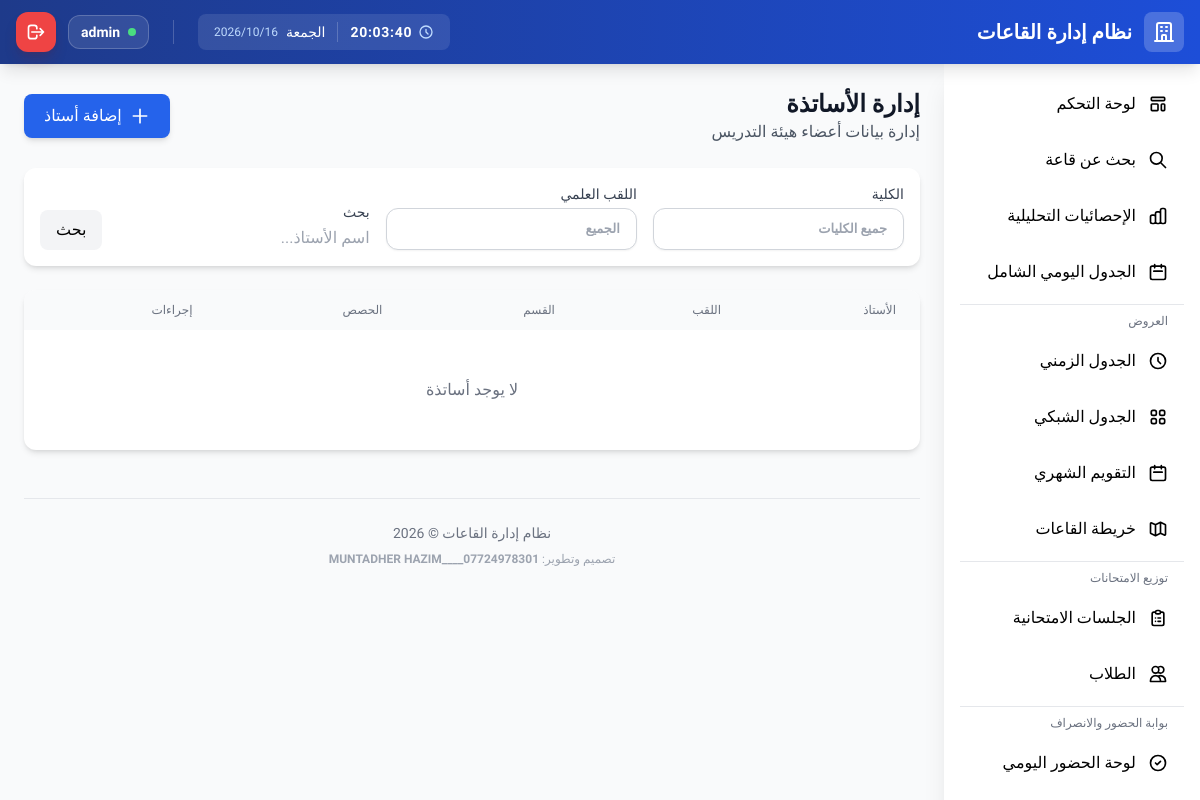
Before: /instructors/ (signed in) with the older database file.
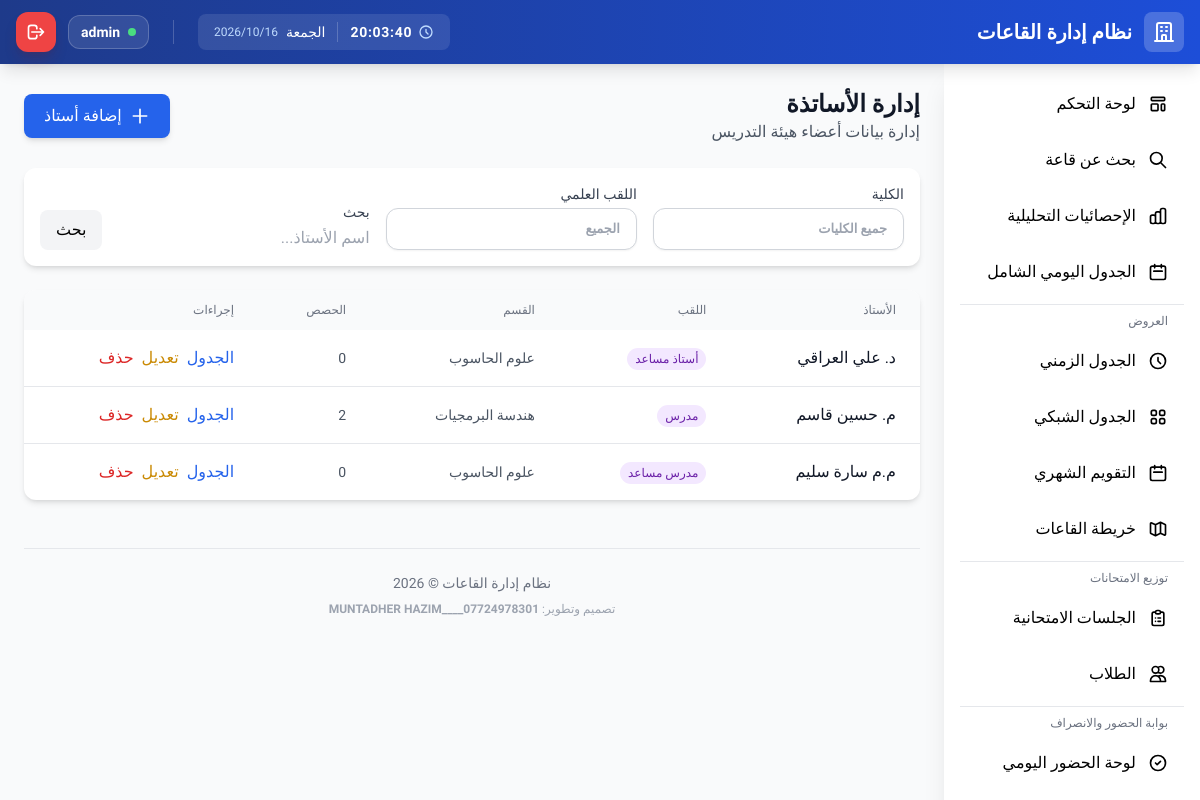
After: the same page with the newer database file.
### apps/instructors/models.py (models this page shows, shortened)
class Instructor(models.Model):
    ACADEMIC_TITLES = [
        ('أستاذ', 'أستاذ'),
        ('أستاذ_مساعد', 'أستاذ مساعد'),
        ('مدرس', 'مدرس'),
        ('مدرس_مساعد', 'مدرس مساعد'),
        ('معيد', 'معيد'),
    ]
    name = models.CharField(max_length=200, unique=True, verbose_name='اسم الأستاذ')
    academic_title = models.CharField(
        max_length=50,
        choices=ACADEMIC_TITLES,
        default='مدرس',
        verbose_name='اللقب العلمي'
    )
    department = models.ForeignKey(
        Department,
        on_delete=models.CASCADE,
        related_name='instructors',
        verbose_name='القسم'
    )
    email = models.EmailField(blank=True, verbose_name='البريد الإلكتروني')
    phone = models.CharField(max_length=20, blank=True, verbose_name='رقم الهاتف')
    specialization = models.CharField(max_length=200, blank=True, verbose_name='التخصص')
    notes = models.TextField(blank=True, verbose_name='ملاحظات')
    is_active = models.BooleanField(default=True, verbose_name='فعال')
    created_at = models.DateTimeField(auto_now_add=True, verbose_name='تاريخ الإنشاء')
    updated_at = models.DateTimeField(auto_now=True, verbose_name='تاريخ التحديث')
    class Meta:
        verbose_name = 'أستاذ'
        verbose_name_plural = 'الأساتذة'
        ordering = ['department', 'name']
        indexes = [
            models.Index(fields=['department']),
            models.Index(fields=['academic_title']),
            models.Index(fields=['is_active']),
        ]

### apps/core/models.py (models this page shows, shortened)
class Department(models.Model):
    name = models.CharField(max_length=200, verbose_name='اسم القسم')
    code = models.CharField(max_length=20, verbose_name='رمز القسم')
    college = models.ForeignKey(
        College,
        on_delete=models.CASCADE,
        related_name='departments',
        verbose_name='الكلية'
    )
    created_at = models.DateTimeField(auto_now_add=True, verbose_name='تاريخ الإنشاء')
    updated_at = models.DateTimeField(auto_now=True, verbose_name='تاريخ التحديث')
    class Meta:
        verbose_name = 'قسم'
        verbose_name_plural = 'الأقسام'
        ordering = ['college', 'name']
        unique_together = ['college', 'code']

### apps/instructors/views.py (the view)
# urls.py: path('', views.instructor_list, name='list'),
@login_required
def instructor_list(request):
    instructors = Instructor.objects.select_related(
        'department', 'department__college'
    ).filter(is_active=True).annotate(
        schedule_count=Count('schedules')
    )
    college_id = request.GET.get('college')
    department_id = request.GET.get('department')
    title = request.GET.get('title')
    search = request.GET.get('q', '')
    if college_id:
        instructors = instructors.filter(department__college_id=college_id)
    if department_id:
        instructors = instructors.filter(department_id=department_id)
    if title:
        instructors = instructors.filter(academic_title=title)
    if search:
        instructors = instructors.filter(name__icontains=search)
    context = {
        'instructors': instructors,
        'colleges': College.objects.all(),
        'departments': Department.objects.all(),
        'academic_titles': Instructor.ACADEMIC_TITLES,
        'selected_college': college_id,
        'selected_department': department_id,
        'selected_title': title,
        'search_query': search,
    }
    if request.headers.get('HX-Request'):
        return render(request, 'instructors/partials/instructor_table.html', context)
    return render(request, 'instructors/list.html', context)

### apps/core/context_processors.py (called while the page is built, shortened)
def get_user_permissions(user):
    if not user.is_authenticated:
        return {}
    if hasattr(user, '_cached_user_perms'):
        return user._cached_user_perms
    if user.is_superuser or user.is_staff:
        perms = {
            'can_view_schedules': True,
            'can_manage_schedules': True,
            'can_access_attendance': True,
            'can_manage_attendance': True,
            'can_access_exams': True,
            'can_manage_rooms': True,
            'can_manage_instructors': True,
            'can_manage_subjects': True,
            'can_manage_users': True,
            'is_admin': True,
        }
        user._cached_user_perms = perms
        return perms

def is_editor(user):
    if not user.is_authenticated:
        return False
    if hasattr(user, '_cached_is_editor'):
        return user._cached_is_editor
    val = user.is_superuser or user.is_staff or has_user_perm(user, 'can_manage_schedules') or user.groups.filter(name='Data Entry').exists()
    user._cached_is_editor = val
    return val

### apps/core/models.py (called while the page is built)
    @classmethod
    def load(cls):
        obj, created = cls.objects.get_or_create(pk=1)
        return obj

### templates/instructors/list.html (shortened to what the changed rows need)
{% extends 'base.html' %}
{% block content %}
<div class="space-y-6">
    <div class="flex flex-wrap items-center justify-between gap-4">
        <div>
            <h1 class="text-2xl font-bold text-gray-900">إدارة الأساتذة</h1>
        </div>
    </div>
    <div class="bg-white rounded-xl shadow-md overflow-hidden">
        <table class="w-full">
            <thead class="bg-gray-50">
                <tr>
                    <th class="px-6 py-3 text-right text-xs font-medium text-gray-500 uppercase">الأستاذ</th>
                    <th class="px-6 py-3 text-right text-xs font-medium text-gray-500 uppercase">اللقب</th>
                    <th class="px-6 py-3 text-right text-xs font-medium text-gray-500 uppercase">القسم</th>
                    <th class="px-6 py-3 text-right text-xs font-medium text-gray-500 uppercase">الحصص</th>
                    <th class="px-6 py-3 text-right text-xs font-medium text-gray-500 uppercase">إجراءات</th>
                </tr>
            </thead>
            <tbody class="divide-y divide-gray-200">
                {% for instructor in instructors %}
                <tr class="hover:bg-gray-50">
                    <td class="px-6 py-4">
                        <div class="font-medium text-gray-900">{{ instructor.name }}</div>
                    </td>
                    <td class="px-6 py-4">
                        <span class="px-2 py-1 text-xs rounded-full bg-purple-100 text-purple-800">
                            {{ instructor.get_academic_title_display }}
                        </span>
                    </td>
                    <td class="px-6 py-4 text-sm text-gray-600">
                        {{ instructor.department.name|default:"—" }}
                    </td>
                    <td class="px-6 py-4 text-sm text-gray-600">
                        {{ instructor.schedule_count|default:"0" }}
                    </td>
                    <td class="px-6 py-4">
                        <div class="flex gap-2">
                            <a href="{% url 'instructors:schedule' instructor.pk %}"
                                class="text-blue-600 hover:text-blue-800">الجدول</a>
                            {% if is_editor and system_settings.show_management_buttons %}
                            <a href="{% url 'instructors:edit' instructor.pk %}"
                                class="text-yellow-600 hover:text-yellow-800">تعديل</a>
                            <a href="{% url 'instructors:delete' instructor.pk %}"
                                class="text-red-600 hover:text-red-800">حذف</a>
                            {% endif %}
                        </div>
                    </td>
                </tr>
                {% empty %}
                <tr>
                    <td colspan="5" class="px-6 py-12 text-center text-gray-500">لا يوجد أساتذة</td>
                </tr>
                {% endfor %}
            </tbody>
        </table>
    </div>
</div>
{% endblock %}

Changed rows visible on the page:
added Instructor: name "د. علي العراقي", academic_title "أستاذ مساعد", department.name "علوم الحاسوب", schedule_count "0"
added Instructor: name "م. حسين قاسم", academic_title "مدرس", department.name "هندسة البرمجيات", schedule_count "2"
added Instructor: name "م.م سارة سليم", academic_title "مدرس مساعد", department.name "علوم الحاسوب", schedule_count "0"
Other visible differences:
text no longer shown: "لا يوجد أساتذة"
